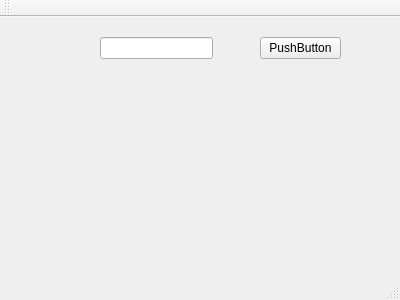
<?xml version="1.0" encoding="UTF-8"?>
<ui version="4.0">
 <class>MainWindow</class>
 <widget class="QMainWindow" name="MainWindow">
  <property name="geometry">
   <rect>
    <x>0</x>
    <y>0</y>
    <width>400</width>
    <height>300</height>
   </rect>
  </property>
  <property name="windowTitle">
   <string>MainWindow</string>
  </property>
  <widget class="QWidget" name="centralWidget">
   <widget class="QLineEdit" name="lineEditPort">
    <property name="geometry">
     <rect>
      <x>100</x>
      <y>20</y>
      <width>113</width>
      <height>22</height>
     </rect>
    </property>
   </widget>
   <widget class="QPushButton" name="pushButton">
    <property name="geometry">
     <rect>
      <x>260</x>
      <y>20</y>
      <width>81</width>
      <height>22</height>
     </rect>
    </property>
    <property name="text">
     <string>PushButton</string>
    </property>
   </widget>
  </widget>
  <widget class="QMenuBar" name="menuBar">
   <property name="geometry">
    <rect>
     <x>0</x>
     <y>0</y>
     <width>400</width>
     <height>19</height>
    </rect>
   </property>
  </widget>
  <widget class="QToolBar" name="mainToolBar">
   <attribute name="toolBarArea">
    <enum>TopToolBarArea</enum>
   </attribute>
   <attribute name="toolBarBreak">
    <bool>false</bool>
   </attribute>
  </widget>
  <widget class="QStatusBar" name="statusBar"/>
 </widget>
 <layoutdefault spacing="6" margin="11"/>
 <resources/>
 <connections/>
</ui>
